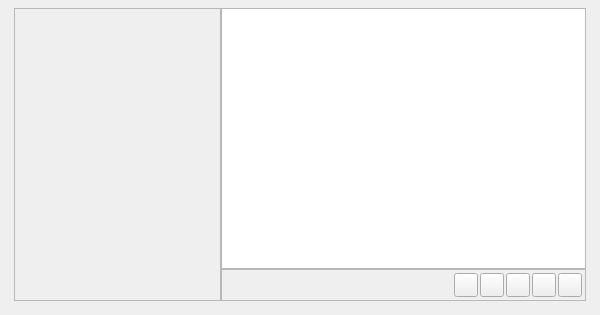
<?xml version="1.0" encoding="UTF-8"?>
<ui version="4.0">
 <class>AFSceneSourceDockWidget</class>
 <widget class="AFQBaseDockWidget" name="AFSceneSourceDockWidget">
  <property name="geometry">
   <rect>
    <x>0</x>
    <y>0</y>
    <width>600</width>
    <height>315</height>
   </rect>
  </property>
  <property name="minimumSize">
   <size>
    <width>600</width>
    <height>280</height>
   </size>
  </property>
  <property name="acceptDrops">
   <bool>true</bool>
  </property>
  <property name="autoFillBackground">
   <bool>false</bool>
  </property>
  <property name="styleSheet">
   <string notr="true"/>
  </property>
  <property name="windowTitle">
   <string>Basic.SceneSourceDock.Title</string>
  </property>
  <widget class="QWidget" name="widget_DockContents">
   <property name="enabled">
    <bool>true</bool>
   </property>
   <property name="sizePolicy">
    <sizepolicy hsizetype="Expanding" vsizetype="Expanding">
     <horstretch>0</horstretch>
     <verstretch>0</verstretch>
    </sizepolicy>
   </property>
   <property name="styleSheet">
    <string notr="true"/>
   </property>
   <layout class="QHBoxLayout" name="horizontalLayout" stretch="0,0">
    <property name="spacing">
     <number>0</number>
    </property>
    <property name="leftMargin">
     <number>14</number>
    </property>
    <property name="topMargin">
     <number>8</number>
    </property>
    <property name="rightMargin">
     <number>14</number>
    </property>
    <property name="bottomMargin">
     <number>14</number>
    </property>
    <item>
     <widget class="AFQSceneListView" name="sceneListFrame">
      <property name="styleSheet">
       <string notr="true"/>
      </property>
      <property name="frameShape">
       <enum>QFrame::StyledPanel</enum>
      </property>
      <property name="frameShadow">
       <enum>QFrame::Raised</enum>
      </property>
      <layout class="QVBoxLayout" name="sceneListVBoxLayout">
       <property name="leftMargin">
        <number>0</number>
       </property>
       <property name="topMargin">
        <number>0</number>
       </property>
       <property name="rightMargin">
        <number>0</number>
       </property>
       <property name="bottomMargin">
        <number>0</number>
       </property>
       <item>
        <widget class="AFQListViewScrollArea" name="scenListScrollArea">
         <property name="sizePolicy">
          <sizepolicy hsizetype="Fixed" vsizetype="Expanding">
           <horstretch>0</horstretch>
           <verstretch>0</verstretch>
          </sizepolicy>
         </property>
         <property name="minimumSize">
          <size>
           <width>205</width>
           <height>0</height>
          </size>
         </property>
         <property name="styleSheet">
          <string notr="true"/>
         </property>
         <property name="frameShape">
          <enum>QFrame::NoFrame</enum>
         </property>
         <property name="horizontalScrollBarPolicy">
          <enum>Qt::ScrollBarAlwaysOff</enum>
         </property>
         <property name="widgetResizable">
          <bool>true</bool>
         </property>
         <widget class="AFQListScrollAreaContent" name="sceneListScrollAreaContents">
          <property name="geometry">
           <rect>
            <x>0</x>
            <y>0</y>
            <width>205</width>
            <height>235</height>
           </rect>
          </property>
         </widget>
        </widget>
       </item>
       <item>
        <layout class="QHBoxLayout" name="horizontalLayout_2">
         <property name="topMargin">
          <number>0</number>
         </property>
         <item>
          <widget class="QLabel" name="labelEmpy2">
           <property name="minimumSize">
            <size>
             <width>24</width>
             <height>24</height>
            </size>
           </property>
           <property name="maximumSize">
            <size>
             <width>24</width>
             <height>24</height>
            </size>
           </property>
           <property name="text">
            <string/>
           </property>
          </widget>
         </item>
        </layout>
       </item>
      </layout>
     </widget>
    </item>
    <item>
     <layout class="QVBoxLayout" name="sourceListVLayout">
      <property name="spacing">
       <number>0</number>
      </property>
      <property name="topMargin">
       <number>0</number>
      </property>
      <item>
       <widget class="AFQSourceListView" name="sourceListView">
        <property name="contextMenuPolicy">
         <enum>Qt::CustomContextMenu</enum>
        </property>
        <property name="styleSheet">
         <string notr="true"/>
        </property>
       </widget>
      </item>
      <item>
       <widget class="QFrame" name="sourceToolBarFrame">
        <property name="frameShape">
         <enum>QFrame::StyledPanel</enum>
        </property>
        <property name="frameShadow">
         <enum>QFrame::Raised</enum>
        </property>
        <layout class="QHBoxLayout" name="sourceToolBarLayout">
         <property name="spacing">
          <number>2</number>
         </property>
         <property name="leftMargin">
          <number>0</number>
         </property>
         <property name="topMargin">
          <number>3</number>
         </property>
         <property name="rightMargin">
          <number>3</number>
         </property>
         <property name="bottomMargin">
          <number>3</number>
         </property>
         <item>
          <spacer name="horizontalSpacer">
           <property name="orientation">
            <enum>Qt::Horizontal</enum>
           </property>
           <property name="sizeHint" stdset="0">
            <size>
             <width>40</width>
             <height>20</height>
            </size>
           </property>
          </spacer>
         </item>
         <item>
          <widget class="QPushButton" name="addButton">
           <property name="minimumSize">
            <size>
             <width>24</width>
             <height>24</height>
            </size>
           </property>
           <property name="maximumSize">
            <size>
             <width>24</width>
             <height>24</height>
            </size>
           </property>
           <property name="styleSheet">
            <string notr="true"/>
           </property>
           <property name="text">
            <string/>
           </property>
           <property name="buttonType" stdset="0">
            <string>sourceListToolbar</string>
           </property>
          </widget>
         </item>
         <item>
          <widget class="QPushButton" name="propsButton">
           <property name="minimumSize">
            <size>
             <width>24</width>
             <height>24</height>
            </size>
           </property>
           <property name="maximumSize">
            <size>
             <width>24</width>
             <height>24</height>
            </size>
           </property>
           <property name="text">
            <string/>
           </property>
           <property name="buttonType" stdset="0">
            <string>sourceListToolbar</string>
           </property>
          </widget>
         </item>
         <item>
          <widget class="QPushButton" name="removeButton">
           <property name="minimumSize">
            <size>
             <width>24</width>
             <height>24</height>
            </size>
           </property>
           <property name="maximumSize">
            <size>
             <width>24</width>
             <height>24</height>
            </size>
           </property>
           <property name="toolTip">
            <string>RemoveSource</string>
           </property>
           <property name="text">
            <string/>
           </property>
           <property name="iconSize">
            <size>
             <width>24</width>
             <height>24</height>
            </size>
           </property>
           <property name="buttonType" stdset="0">
            <string>sourceListToolbar</string>
           </property>
          </widget>
         </item>
         <item>
          <widget class="QPushButton" name="moveUpButton">
           <property name="minimumSize">
            <size>
             <width>24</width>
             <height>24</height>
            </size>
           </property>
           <property name="maximumSize">
            <size>
             <width>24</width>
             <height>24</height>
            </size>
           </property>
           <property name="toolTip">
            <string>MoveSourceUp</string>
           </property>
           <property name="text">
            <string/>
           </property>
           <property name="iconSize">
            <size>
             <width>24</width>
             <height>24</height>
            </size>
           </property>
           <property name="buttonType" stdset="0">
            <string>sourceListToolbar</string>
           </property>
          </widget>
         </item>
         <item>
          <widget class="QPushButton" name="moveDownButton">
           <property name="minimumSize">
            <size>
             <width>24</width>
             <height>24</height>
            </size>
           </property>
           <property name="maximumSize">
            <size>
             <width>24</width>
             <height>24</height>
            </size>
           </property>
           <property name="toolTip">
            <string>MoveSourceDown</string>
           </property>
           <property name="text">
            <string/>
           </property>
           <property name="iconSize">
            <size>
             <width>24</width>
             <height>24</height>
            </size>
           </property>
           <property name="buttonType" stdset="0">
            <string>sourceListToolbar</string>
           </property>
          </widget>
         </item>
        </layout>
       </widget>
      </item>
     </layout>
    </item>
   </layout>
  </widget>
  <action name="actionAddScene">
   <property name="checkable">
    <bool>false</bool>
   </property>
   <property name="text">
    <string>AddScene</string>
   </property>
  </action>
  <action name="actionRemoveSource">
   <property name="checkable">
    <bool>false</bool>
   </property>
   <property name="checked">
    <bool>false</bool>
   </property>
   <property name="enabled">
    <bool>false</bool>
   </property>
   <property name="text">
    <string>Remove</string>
   </property>
   <property name="toolTip">
    <string>Remove</string>
   </property>
   <property name="shortcut">
    <string>Del</string>
   </property>
   <property name="shortcutContext">
    <enum>Qt::WidgetWithChildrenShortcut</enum>
   </property>
   <property name="autoRepeat">
    <bool>true</bool>
   </property>
   <property name="visible">
    <bool>false</bool>
   </property>
   <property name="menuRole">
    <enum>QAction::TextHeuristicRole</enum>
   </property>
  </action>
 </widget>
 <customwidgets>
  <customwidget>
   <class>AFQBaseDockWidget</class>
   <extends>QDockWidget</extends>
   <header>Blocks/CBaseDockWidget.h</header>
   <container>1</container>
  </customwidget>
  <customwidget>
   <class>AFQSourceListView</class>
   <extends>QListView</extends>
   <header>Blocks/SceneSourceDock/CSourceListView.h</header>
  </customwidget>
  <customwidget>
   <class>AFQListScrollAreaContent</class>
   <extends>QWidget</extends>
   <header>Blocks/SceneSourceDock/CListViewScrollAreaContent.h</header>
   <container>1</container>
  </customwidget>
  <customwidget>
   <class>AFQSceneListView</class>
   <extends>QFrame</extends>
   <header>Blocks/SceneSourceDock/CSceneListView.h</header>
   <container>1</container>
  </customwidget>
  <customwidget>
   <class>AFQListViewScrollArea</class>
   <extends>QScrollArea</extends>
   <header>Blocks/SceneSourceDock/CListViewScrollArea.h</header>
   <container>1</container>
  </customwidget>
 </customwidgets>
 <resources/>
 <connections/>
</ui>
